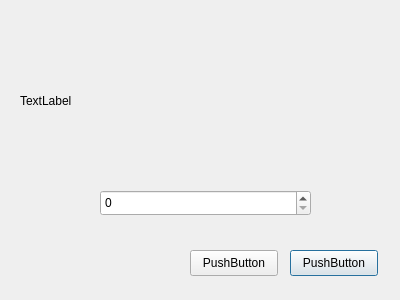
<?xml version="1.0" encoding="UTF-8"?>
<ui version="4.0">
 <class>rowInputDiag</class>
 <widget class="QDialog" name="rowInputDiag">
  <property name="geometry">
   <rect>
    <x>0</x>
    <y>0</y>
    <width>400</width>
    <height>300</height>
   </rect>
  </property>
  <property name="windowTitle">
   <string>Dialog</string>
  </property>
  <widget class="QSpinBox" name="spinBox_row_wanted">
   <property name="geometry">
    <rect>
     <x>100</x>
     <y>190</y>
     <width>211</width>
     <height>26</height>
    </rect>
   </property>
   <property name="maximum">
    <number>999999999</number>
   </property>
  </widget>
  <widget class="QLabel" name="label_images">
   <property name="geometry">
    <rect>
     <x>20</x>
     <y>30</y>
     <width>361</width>
     <height>141</height>
    </rect>
   </property>
   <property name="text">
    <string>TextLabel</string>
   </property>
  </widget>
  <widget class="QPushButton" name="pushButton_ok">
   <property name="geometry">
    <rect>
     <x>290</x>
     <y>250</y>
     <width>88</width>
     <height>26</height>
    </rect>
   </property>
   <property name="text">
    <string>PushButton</string>
   </property>
  </widget>
  <widget class="QPushButton" name="pushButton_cancel">
   <property name="geometry">
    <rect>
     <x>190</x>
     <y>250</y>
     <width>88</width>
     <height>26</height>
    </rect>
   </property>
   <property name="text">
    <string>PushButton</string>
   </property>
  </widget>
 </widget>
 <resources/>
 <connections/>
</ui>
